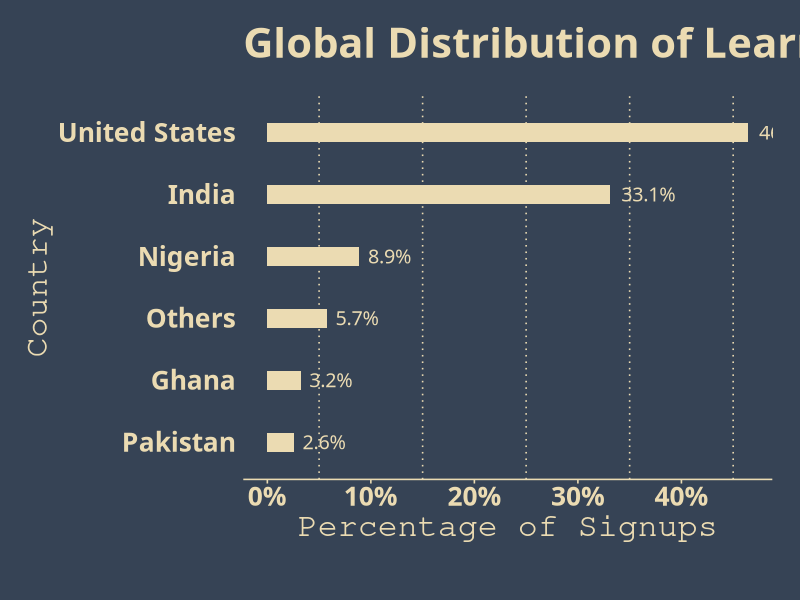
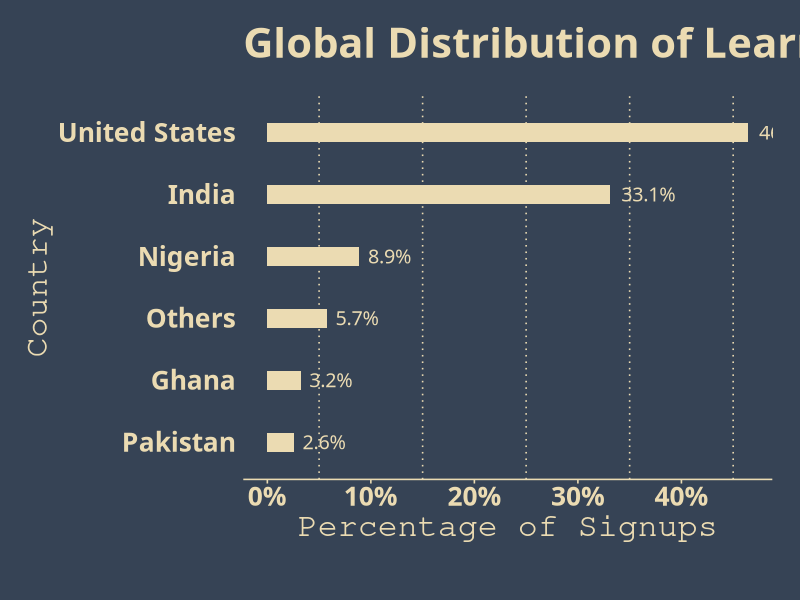

Here is the R script that generated these plots, in order:
library(tidyverse)
library(readr)
library(ggthemes)
library(glue)

countries <- readr::read_csv("data/plotting/learners_country.csv")

ggplot(countries, aes(x = fct_reorder(country, percent), y = percent)) +
  geom_text(aes(label = scales::percent(percent, accuracy = 0.1)),
            hjust = -0.2,
            family = 'Roboto Mono',
            color = '#ebdbb2',
            size = 5)  +
  geom_bar(
    fill = '#ebdbb2', 
    stat = 'identity',
    width = .3) +
  scale_y_continuous(labels = scales::percent_format(accuracy = 1)) +
  labs(
    title = "Global Distribution of Learner Signups",
    caption = "",
    x = "Country",
    y = "Percentage of Signups"
  ) +
  coord_flip() +
  theme_wsj() +
  theme(
    axis.line.x = element_line(color = '#ebdbb2'),
    axis.ticks.x = element_line(color = '#ebdbb2'),
    axis.text.x = element_text(color = '#ebdbb2', size = 19),
    axis.text.y = element_text(color = '#ebdbb2', size = 19),
    axis.title = element_text(color = '#ebdbb2'),
    panel.background = element_rect(fill = '#364355', color = '#364355'),
    panel.grid.major = element_blank(),
    panel.grid.minor = element_line(color = '#ebdbb2'),
    plot.background = element_rect(fill = '#364355', color = '#364355'),
    plot.title = element_text(color = '#ebdbb2', family = 'Roboto Mono', margin = margin(b =20), size = 30),
    plot.margin = margin(t = 20, r = 20, b = 20, l = 20),
    text = element_text(family = 'Roboto Mono', color = '#ebdbb2')
)

ggsave("countries.png", width = 20, height = 12)